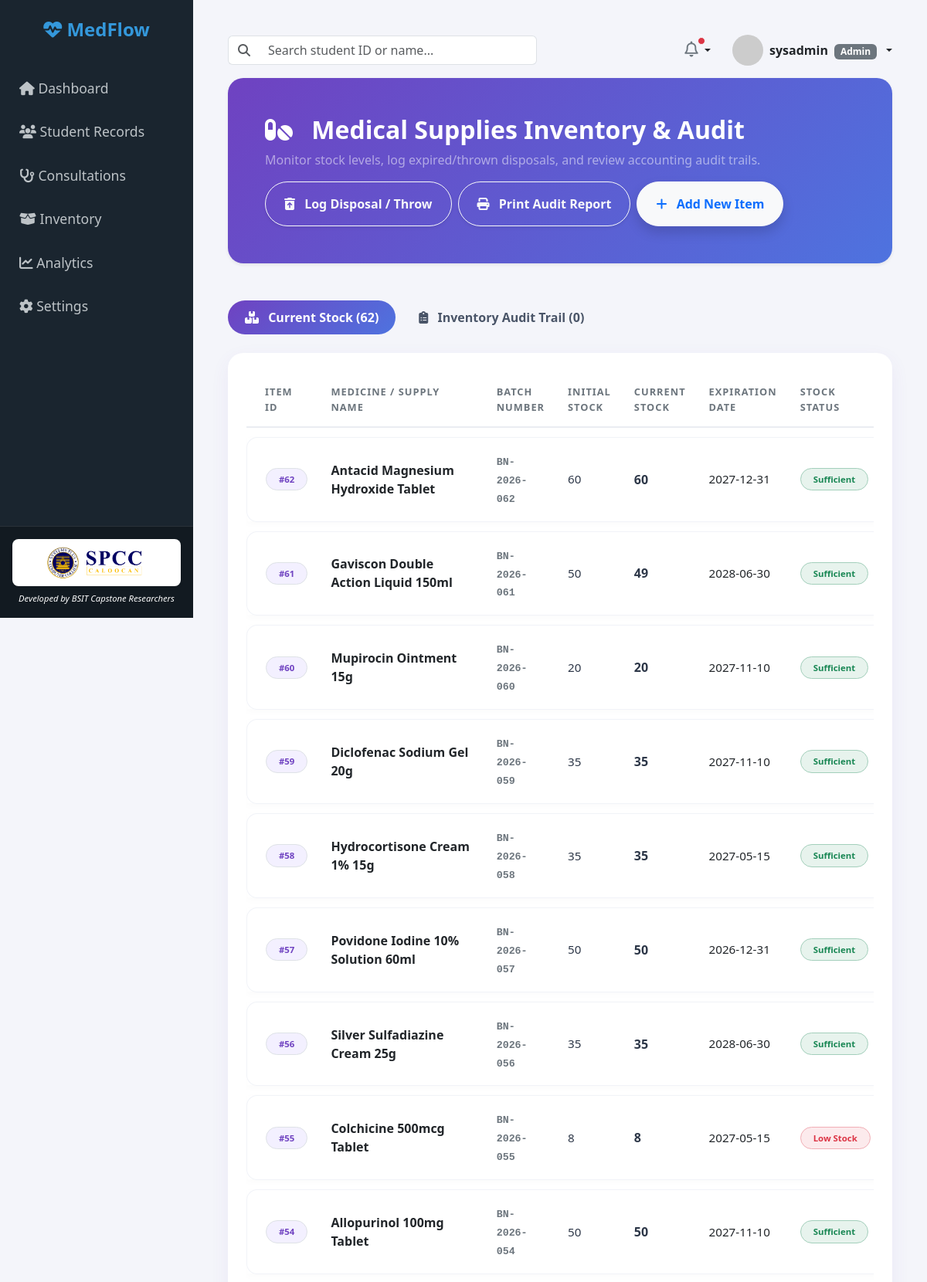
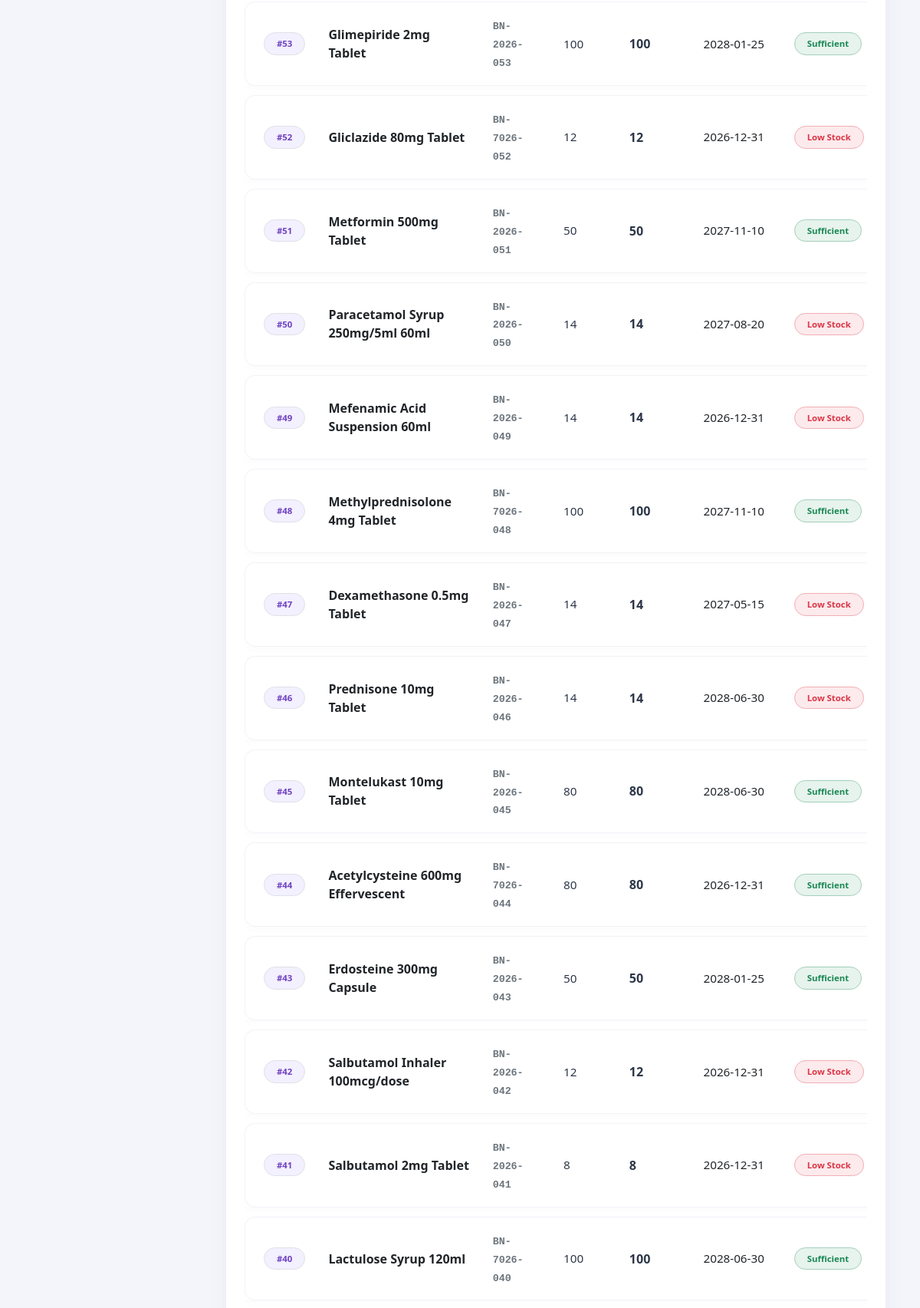
The app's page /modules/inventory/index.php (signed in, upper part) with its own data (2 pictures, top to bottom).
### tables this page shows
CREATE TABLE IF NOT EXISTS `inventory` (
  `item_id` int NOT NULL AUTO_INCREMENT,
  `item_name` varchar(100) NOT NULL,
  `batch_number` varchar(100) DEFAULT NULL,
  `current_stock` int NOT NULL DEFAULT '0',
  `initial_stock` int DEFAULT '0',
  `expiration_date` date DEFAULT NULL,
  `reorder_level` int NOT NULL DEFAULT '0',
  `daily_consumption_rate` decimal(5,2) DEFAULT '0.00',
  `category` varchar(100) DEFAULT NULL,
  PRIMARY KEY (`item_id`)
);

### modules/inventory/index.php (the view, shortened to what this page needs)
<?php
require_once '../../includes/db_connect.php';
$error_msg = $_GET['error'] ?? '';
$inventory_items = [];
try {
    $inv_stmt = $pdo->query("SELECT * FROM inventory ORDER BY item_id DESC");
    $inventory_items = $inv_stmt->fetchAll(PDO::FETCH_ASSOC);
} catch (PDOException $e) {
    $error_msg = $error_msg ?: ("Error loading inventory data: " . $e->getMessage());
}
$audit_logs = [];
try {
    $aud_stmt = $pdo->query("SELECT * FROM inventory_audit ORDER BY created_at DESC LIMIT 200");
    $audit_logs = $aud_stmt->fetchAll(PDO::FETCH_ASSOC);
} catch (PDOException $e) {
    $error_msg = $error_msg ?: ("Error loading inventory audit trail: " . $e->getMessage());
}
?>
<!DOCTYPE html>
<html lang="en">
<head>
    <link href="https://cdn.jsdelivr.net/npm/bootstrap@5.3.0/dist/css/bootstrap.min.css" rel="stylesheet">
    <link rel="stylesheet" href="https://cdnjs.cloudflare.com/ajax/libs/font-awesome/6.4.0/css/all.min.css">
</head>
<body>
    <?php include '../../includes/sidebar.php'; ?>
    <div class="main-content">
        <?php include '../../includes/topbar.php'; ?>
        <div class="card bg-gradient-purple p-5 mb-5 shadow-sm mt-3">
            <div class="d-flex flex-wrap justify-content-between align-items-center gap-3">
                <div>
                    <h2 class="fw-bold mb-2 text-white"><i class="fa-solid fa-pills me-3"></i> Medical Supplies Inventory & Audit</h2>
                    <p class="text-white-50 fs-6 mb-0">Monitor stock levels, log expired/thrown disposals, and review accounting audit trails.</p>
                </div>
                <div class="d-flex flex-wrap gap-2 no-print">
                    <button type="button" class="btn btn-outline-light fw-bold px-4 py-3 rounded-pill shadow-sm" data-bs-toggle="modal" data-bs-target="#disposeModal">
                        <i class="fa-solid fa-trash-can-arrow-up me-2"></i> Log Disposal / Throw
                    </button>
                    <button type="button" class="btn btn-outline-light fw-bold px-4 py-3 rounded-pill shadow-sm" onclick="window.print();">
                        <i class="fa-solid fa-print me-2"></i> Print Audit Report
                    </button>
                    <a href="create.php" class="btn btn-light fw-bold px-4 py-3 shadow text-primary rounded-pill">
                        <i class="fa-solid fa-plus me-2"></i> Add New Item
                    </a>
                </div>
            </div>
        </div>
        <ul class="nav nav-pills mb-4 gap-2" id="inventoryTabs" role="tablist">
            <li class="nav-item" role="presentation">
                <button class="nav-link active" id="stock-tab" data-bs-toggle="pill" data-bs-target="#stock-panel" type="button" role="tab">
                    <i class="fa-solid fa-boxes-stacked me-2"></i> Current Stock (<?php echo count($inventory_items); ?>)
                </button>
            </li>
            <li class="nav-item" role="presentation">
                <button class="nav-link" id="audit-tab" data-bs-toggle="pill" data-bs-target="#audit-panel" type="button" role="tab">
                    <i class="fa-solid fa-clipboard-list me-2"></i> Inventory Audit Trail (<?php echo count($audit_logs); ?>)
                </button>
            </li>
        </ul>
        <div class="tab-content" id="inventoryTabsContent">
            <div class="tab-pane fade show active" id="stock-panel" role="tabpanel">
                <div class="card p-4">
                    <div class="table-responsive">
                        <table class="table align-middle mb-0">
                            <thead>
                                <tr>
                                    <th class="ps-4">Item ID</th>
                                    <th>Medicine / Supply Name</th>
                                    <th>Batch Number</th>
                                    <th>Initial Stock</th>
                                    <th>Current Stock</th>
                                    <th>Expiration Date</th>
                                    <th>Stock Status</th>
                                </tr>
                            </thead>
                            <tbody>
                                <?php
                                if (count($inventory_items) > 0) {
                                    $today = date('Y-m-d');
                                    $warning_date = date('Y-m-d', strtotime('+30 days'));
                                    foreach ($inventory_items as $row) {
                                        $stock = (int)$row['current_stock'];
                                        $initial = (int)($row['initial_stock'] ?? 0);
                                        $reorder = (int)$row['reorder_level'];
                                        $batch = !empty($row['batch_number']) ? $row['batch_number'] : 'N/A';
                                        $expiry = $row['expiration_date'] ?? null;
                                        if ($stock <= 0) {
                                            $stockBadge = "<span class='badge bg-dark bg-opacity-10 text-dark border border-dark-subtle px-3 py-2 rounded-pill fw-semibold'>Out of Stock</span>";
                                        } elseif ($stock <= $reorder) {
                                            $stockBadge = "<span class='badge bg-danger bg-opacity-10 text-danger border border-danger-subtle px-3 py-2 rounded-pill fw-semibold'>Low Stock</span>";
                                        } else {
                                            $stockBadge = "<span class='badge bg-success bg-opacity-10 text-success border border-success-subtle px-3 py-2 rounded-pill fw-semibold'>Sufficient</span>";
                                        }
                                        $expiryBadge = "<span class='text-muted'>N/A</span>";
                                        if (!empty($expiry)) {
                                            if ($expiry < $today) {
                                                $expiryBadge = "<span class='badge bg-danger px-2 py-1 rounded-pill'>Expired (" . htmlspecialchars($expiry) . ")</span>";
                                            } elseif ($expiry <= $warning_date) {
                                                $expiryBadge = "<span class='badge bg-warning text-dark px-2 py-1 rounded-pill'>Expiring Soon (" . htmlspecialchars($expiry) . ")</span>";
                                            } else {
                                                $expiryBadge = "<span class='text-dark fw-medium'>" . htmlspecialchars($expiry) . "</span>";
                                            }
                                        }
                                        echo "<tr>";
                                        echo "<td class='ps-4'><span class='badge bg-purple bg-opacity-10 text-purple border px-3 py-2 rounded-pill fw-semibold' style='background-color: #f3f0ff !important; color: #6f42c1 !important;'>#" . htmlspecialchars($row['item_id']) . "</span></td>";
                                        echo "<td><strong class='text-dark fs-6'>" . htmlspecialchars($row['item_name']) . "</strong></td>";
                                        echo "<td><code class='text-secondary fw-bold'>" . htmlspecialchars($batch) . "</code></td>";
                                        echo "<td>" . $initial . "</td>";
                                        echo "<td><span class='fw-bold fs-6'>" . $stock . "</span></td>";
                                        echo "<td>{$expiryBadge}</td>";
                                        echo "<td>{$stockBadge}</td>";
                                        echo "</tr>";
                                    }
                                } else {
                                    echo "<tr><td colspan='8' class='text-center text-muted py-5'>
                                            <i class='fa-solid fa-boxes-stacked fa-3x mb-3 text-secondary opacity-25'></i>
                                            <p class='mb-0 fw-medium'>No inventory items found.</p>
                                          </td></tr>";
                                }
                                ?>
                            </tbody>
                        </table>
                    </div>
                </div>
            </div>
        </div>
    </div>
</body>
</html>

### modules/inventory/index.php (style rules this page uses)
body { background-color: #f4f5fa; font-family: 'Segoe UI', Tahoma, Geneva, Verdana, sans-serif; overflow-x: hidden; }
.main-content { margin-left: 250px; padding: 45px; width: calc(100% - 250px); }
.card { border: none; border-radius: 20px; box-shadow: 0 8px 25px rgba(111, 66, 193, 0.07); background-color: #ffffff; }
.bg-gradient-purple { background: linear-gradient(135deg, #6f42c1 0%, #4e73df 100%); color: white; border-radius: 20px; }
.table { border-collapse: separate; border-spacing: 0 12px; margin-top: -10px; }
.table thead th { background-color: transparent; color: #6c757d; font-weight: 700; text-transform: uppercase; font-size: 0.8rem; letter-spacing: 1px; border-bottom: 2px solid #eaedf2; padding: 15px 15px; }
.table tbody tr { background-color: #ffffff; box-shadow: 0 3px 10px rgba(0, 0, 0, 0.02); }
.table tbody td { padding: 18px 15px; color: #2d3748; vertical-align: middle; font-size: 0.95rem; border-top: 1px solid #f1f3f8; border-bottom: 1px solid #f1f3f8; }
.table tbody td:first-child { border-left: 1px solid #f1f3f8; border-top-left-radius: 14px; border-bottom-left-radius: 14px; }
.nav-pills .nav-link { border-radius: 50px; font-weight: 600; color: #4a5568; padding: 10px 22px; }
.nav-pills .nav-link.active { background: linear-gradient(135deg, #6f42c1 0%, #4e73df 100%); color: #ffffff; }

### records on screen
inventory: item_id "62", item_name "Antacid Magnesium Hydroxide Tablet", batch_number "BN-2026-062", initial_stock "60", current_stock "60", expiration_date "2027-12-31", reorder_level "Sufficient"
inventory: item_id "61", item_name "Gaviscon Double Action Liquid 150ml", batch_number "BN-2026-061", initial_stock "50", current_stock "49", expiration_date "2028-06-30", reorder_level "Sufficient"
inventory: item_id "60", item_name "Mupirocin Ointment 15g", batch_number "BN-2026-060", initial_stock "20", current_stock "20", expiration_date "2027-11-10", reorder_level "Sufficient"
inventory: item_id "59", item_name "Diclofenac Sodium Gel 20g", batch_number "BN-2026-059", initial_stock "35", current_stock "35", expiration_date "2027-11-10", reorder_level "Sufficient"
inventory: item_id "58", item_name "Hydrocortisone Cream 1% 15g", batch_number "BN-2026-058", initial_stock "35", current_stock "35", expiration_date "2027-05-15", reorder_level "Sufficient"
inventory: item_id "57", item_name "Povidone Iodine 10% Solution 60ml", batch_number "BN-2026-057", initial_stock "50", current_stock "50", expiration_date "2026-12-31", reorder_level "Sufficient"
inventory: item_id "56", item_name "Silver Sulfadiazine Cream 25g", batch_number "BN-2026-056", initial_stock "35", current_stock "35", expiration_date "2028-06-30", reorder_level "Sufficient"
inventory: item_id "55", item_name "Colchicine 500mcg Tablet", batch_number "BN-2026-055", initial_stock "8", current_stock "8", expiration_date "2027-05-15", reorder_level "Low Stock"
inventory: item_id "54", item_name "Allopurinol 100mg Tablet", batch_number "BN-2026-054", initial_stock "50", current_stock "50", expiration_date "2027-11-10", reorder_level "Sufficient"
inventory: item_id "53", item_name "Glimepiride 2mg Tablet", batch_number "BN-2026-053", initial_stock "100", current_stock "100", expiration_date "2028-01-25", reorder_level "Sufficient"
inventory: item_id "52", item_name "Gliclazide 80mg Tablet", batch_number "BN-7026-052", initial_stock "12", current_stock "12", expiration_date "2026-12-31", reorder_level "Low Stock"
inventory: item_id "51", item_name "Metformin 500mg Tablet", batch_number "BN-2026-051", initial_stock "50", current_stock "50", expiration_date "2027-11-10", reorder_level "Sufficient"
inventory: item_id "50", item_name "Paracetamol Syrup 250mg/5ml 60ml", batch_number "BN-2026-050", initial_stock "14", current_stock "14", expiration_date "2027-08-20", reorder_level "Low Stock"
inventory: item_id "49", item_name "Mefenamic Acid Suspension 60ml", batch_number "BN-2026-049", initial_stock "14", current_stock "14", expiration_date "2026-12-31", reorder_level "Low Stock"
inventory: item_id "48", item_name "Methylprednisolone 4mg Tablet", batch_number "BN-7026-048", initial_stock "100", current_stock "100", expiration_date "2027-11-10", reorder_level "Sufficient"
inventory: item_id "47", item_name "Dexamethasone 0.5mg Tablet", batch_number "BN-2026-047", initial_stock "14", current_stock "14", expiration_date "2027-05-15", reorder_level "Low Stock"
inventory: item_id "46", item_name "Prednisone 10mg Tablet", batch_number "BN-2026-046", initial_stock "14", current_stock "14", expiration_date "2028-06-30", reorder_level "Low Stock"
inventory: item_id "45", item_name "Montelukast 10mg Tablet", batch_number "BN-2026-045", initial_stock "80", current_stock "80", expiration_date "2028-06-30", reorder_level "Sufficient"
inventory: item_id "44", item_name "Acetylcysteine 600mg Effervescent", batch_number "BN-7026-044", initial_stock "80", current_stock "80", expiration_date "2026-12-31", reorder_level "Sufficient"
inventory: item_id "43", item_name "Erdosteine 300mg Capsule", batch_number "BN-2026-043", initial_stock "50", current_stock "50", expiration_date "2028-01-25", reorder_level "Sufficient"
inventory: item_id "42", item_name "Salbutamol Inhaler 100mcg/dose", batch_number "BN-2026-042", initial_stock "12", current_stock "12", expiration_date "2026-12-31", reorder_level "Low Stock"
inventory: item_id "41", item_name "Salbutamol 2mg Tablet", batch_number "BN-2026-041", initial_stock "8", current_stock "8", expiration_date "2026-12-31", reorder_level "Low Stock"
inventory: item_id "40", item_name "Lactulose Syrup 120ml", batch_number "BN-7026-040", initial_stock "100", current_stock "100", expiration_date "2028-06-30", reorder_level "Sufficient"

### other values on screen
$_SESSION['username'] "sysadmin"
$_SESSION['role'] "Admin"
count($inventory_items) "62"
count($audit_logs) "0"
